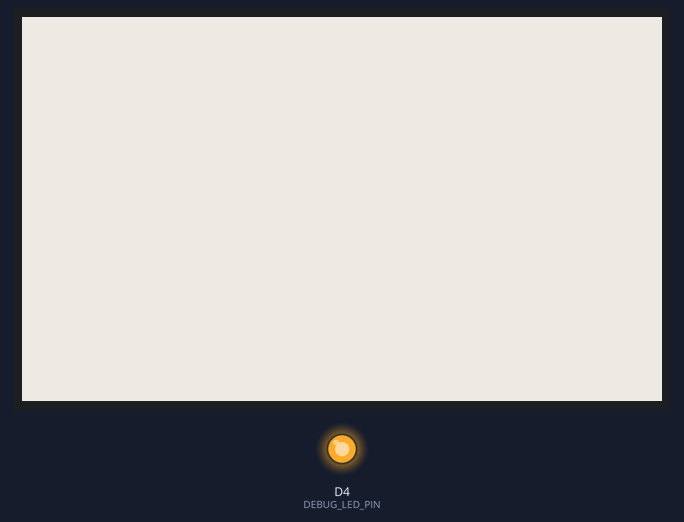
Simulated run of this sketch. Board: ESP8266 (NodeMCU). Parts: 640×384 one-colour display, output pins drawn as LEDs (lit = HIGH). WiFi joins after 1.5 s; servers stay silent unless stated; uploads are accepted with an empty reply. At 4.6 s the program puts the board to deep sleep or switches it off; the recording ends there.

Above: at 0.2 s.
At 4.4 s:
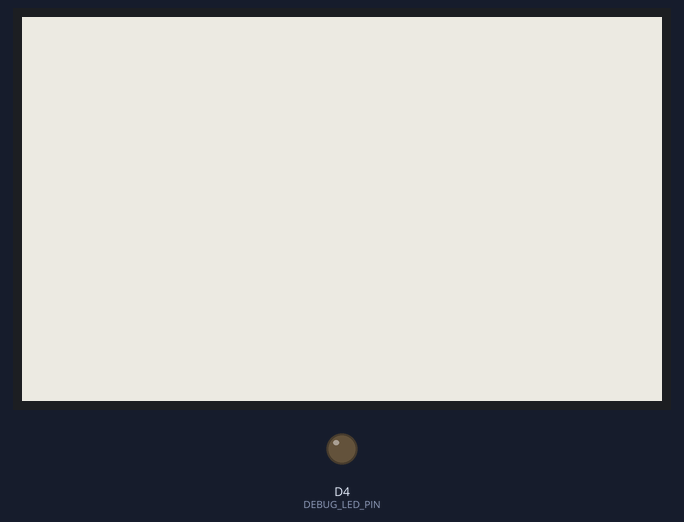
Timing chart, 0 to 4.6 s (numbered marks = the images above):
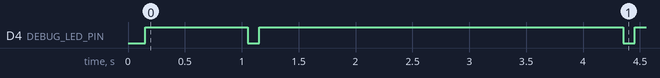

Measured:
- by itself, D4 (DEBUG_LED_PIN): goes HIGH 0.90 s, LOW 0.10 s, HIGH 3.2 s, LOW 0.10 s, then HIGH

The sketch:

infodisplay.ino
```cpp
#include <ESP8266WiFi.h>
#include <PubSubClient.h>
#include <GxEPD.h>

#include <GxIO/GxIO_SPI/GxIO_SPI.cpp>
#include <GxIO/GxIO.cpp>
#include <GxGDEW075T8/GxGDEW075T8.cpp>

#include "config.h"

//built-in led on LoLin boards is off when D4 is HIGH
#define DEBUG_LED_PIN D4
#define DEBUG_LED_ON LOW
#include "common/Blink.hpp"

#define HTTP_USER_AGENT "Infodisplay - https://github.com/M4GNV5/IoT"
#include "common/HTTP.hpp"

#include "common/Log.hpp"

GxIO_Class displayIO(SPI, D8, D1, D6);
GxEPD_Class display(displayIO, D6, D2);

WiFiClient input;

#define MAGIC 0xdeadbeef
struct
{
	uint32_t magic; //if this ==MAGIC we know we've written to the RTC memory before
	uint32_t localIP;
	uint32_t gateway;
	uint32_t netmask;
	uint32_t dns0;
	uint32_t dns1;

	int32_t channel;
	uint8_t bssid[6];

	char lastModified[64];
} config;

bool newLastModified = false;
bool imageModified = true;

#define LAST_MODIFIED_HEADER "Last-Modified"
void header_handler(char *buff, bool isComplete)
{
	size_t headerLen = strlen(LAST_MODIFIED_HEADER);
	if(strncmp(buff, LAST_MODIFIED_HEADER, headerLen) != 0)
		return;

	buff += headerLen + 2; //skip header, : and space

	if(strncmp(buff, config.lastModified, 64) == 0)
	{
		imageModified = false;
	}
	else
	{
		strncpy(config.lastModified, buff, 64);
		newLastModified = true;
	}
}

void goToSleep()
{
	LOG("Going to sleep after ");
	LOG(millis());
	LOGLN("ms");

	int32_t sleepMs = (REFRESH_CYCLE * 1000) - millis();
	if(sleepMs <= 0)
		ESP.restart();
	else
		ESP.deepSleep(sleepMs * 1000);
}

void setup()
{
#ifdef DEBUG
	Serial.begin(115200);
	delay(1000);
#endif
	LOGLN("");

	display.init();

	pinMode(DEBUG_LED_PIN, OUTPUT);
	digitalWrite(DEBUG_LED_PIN, HIGH);

	WiFi.persistent(false);
	WiFi.mode(WIFI_OFF);
	WiFi.mode(WIFI_STA);

	LOG("Connecting to WiFi ");
	LOG(WIFI_SSID);
	int timeout;

	if(ESP.rtcUserMemoryRead(0, (uint32_t *)&config, sizeof(config))
		&& config.magic == MAGIC)
	{
		LOG(" using static configuration");

		WiFi.begin(WIFI_SSID, WIFI_PSK, config.channel, config.bssid, true);
		WiFi.config(config.localIP, config.gateway, config.netmask, config.dns0, config.dns1);
		timeout = 10;
	}
	else
	{
		LOG(" and configuring via DHCP");

		WiFi.begin(WIFI_SSID, WIFI_PSK);
		config.magic = MAGIC + 1;
		timeout = 60;
	}

	for(uint8_t i = 0; i < timeout && WiFi.status() != WL_CONNECTED; i++)
	{
		LOG(".");
		blink(1);
		delay(800);
	}
	LOGLN("");

	if(WiFi.status() != WL_CONNECTED)
	{
		LOGLN("Connecting to WiFi failed");

		config.magic = MAGIC + 1; //invalidate the magic so we use DHCP next time
		ESP.rtcUserMemoryWrite(0, (uint32_t *)&config, sizeof(config));

		blink(2);
		goToSleep();
	}
	else if(config.magic != MAGIC)
	{
		config.magic = MAGIC;
		config.localIP = WiFi.localIP();
		config.gateway = WiFi.gatewayIP();
		config.netmask = WiFi.subnetMask();
		config.dns0 = WiFi.dnsIP(0);
		config.dns1 = WiFi.dnsIP(1);

		config.channel = WiFi.channel();
		memcpy(config.bssid, WiFi.BSSID(), 6);

		config.lastModified[0] = 0;

		ESP.rtcUserMemoryWrite(0, (uint32_t *)&config, sizeof(config));
	}

	if(!http_get(&input, IMAGE_SOURCE_HOST, IMAGE_SOURCE_PORT, IMAGE_SOURCE_PATH, header_handler))
	{
		LOGLN("HTTP GET failed");
		blink(2);
		goToSleep();
	}

	if(!imageModified)
	{
		input.stop();
		input.flush();

		LOGLN("Image did not change");
		blink(1);
		goToSleep();
	}

	if(newLastModified)
	{
		LOG("Got new Last-Modified value: ");
		LOGLN(config.lastModified);

		ESP.rtcUserMemoryWrite(0, (uint32_t *)&config, sizeof(config));
	}

	LOGLN("Receiving Image...");

	uint16_t x = 0;
	uint16_t y = 0;
	size_t bytesAvailable = 0;
	while(y < GxEPD_HEIGHT)
	{
		do
		{
			yield();
			bytesAvailable = input.available();
		} while(bytesAvailable == 0 && input.connected());

		if(!input.connected())
			break;

		for(; bytesAvailable > 0; bytesAvailable--)
		{
			uint8_t byte = input.read();
			for(int8_t i = 7; i >= 0; i--)
			{
				display.drawPixel(x, y, (byte & (1 << i)) ? GxEPD_BLACK : GxEPD_WHITE);

				x++;
				if(x == GxEPD_WIDTH)
				{
					x = 0;
					y++;
				}
			}

			yield();
		}
	}

	LOGLN("Updating Display...");
	display.update();

	blink(1);
	goToSleep();
}

void loop()
{
	//never reached
	delay(10000);
}
```

config.h
```cpp
#pragma once

//uncomment if you want output on the serial interface
//#define DEBUG

#define WIFI_SSID "<ssid>"
#define WIFI_PSK "<password>"

#define IMAGE_SOURCE_HOST "<server domain or ip>"
#define IMAGE_SOURCE_PORT 80
#define IMAGE_SOURCE_PATH "/infodisplay.dat"

//refresh cycle in seconds
#define REFRESH_CYCLE (3 * 60)
```
